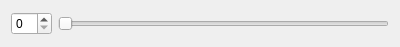
<?xml version="1.0" encoding="UTF-8"?>
<ui version="4.0">
 <class>SmallWidget</class>
 <widget class="QWidget" name="SmallWidget">
  <property name="geometry">
   <rect>
    <x>0</x>
    <y>0</y>
    <width>400</width>
    <height>47</height>
   </rect>
  </property>
  <property name="windowTitle">
   <string>Form</string>
  </property>
  <layout class="QHBoxLayout" name="horizontalLayout">
   <item>
    <widget class="QSpinBox" name="spinBox"/>
   </item>
   <item>
    <widget class="QSlider" name="horizontalSlider">
     <property name="orientation">
      <enum>Qt::Horizontal</enum>
     </property>
    </widget>
   </item>
  </layout>
 </widget>
 <resources/>
 <connections/>
</ui>
